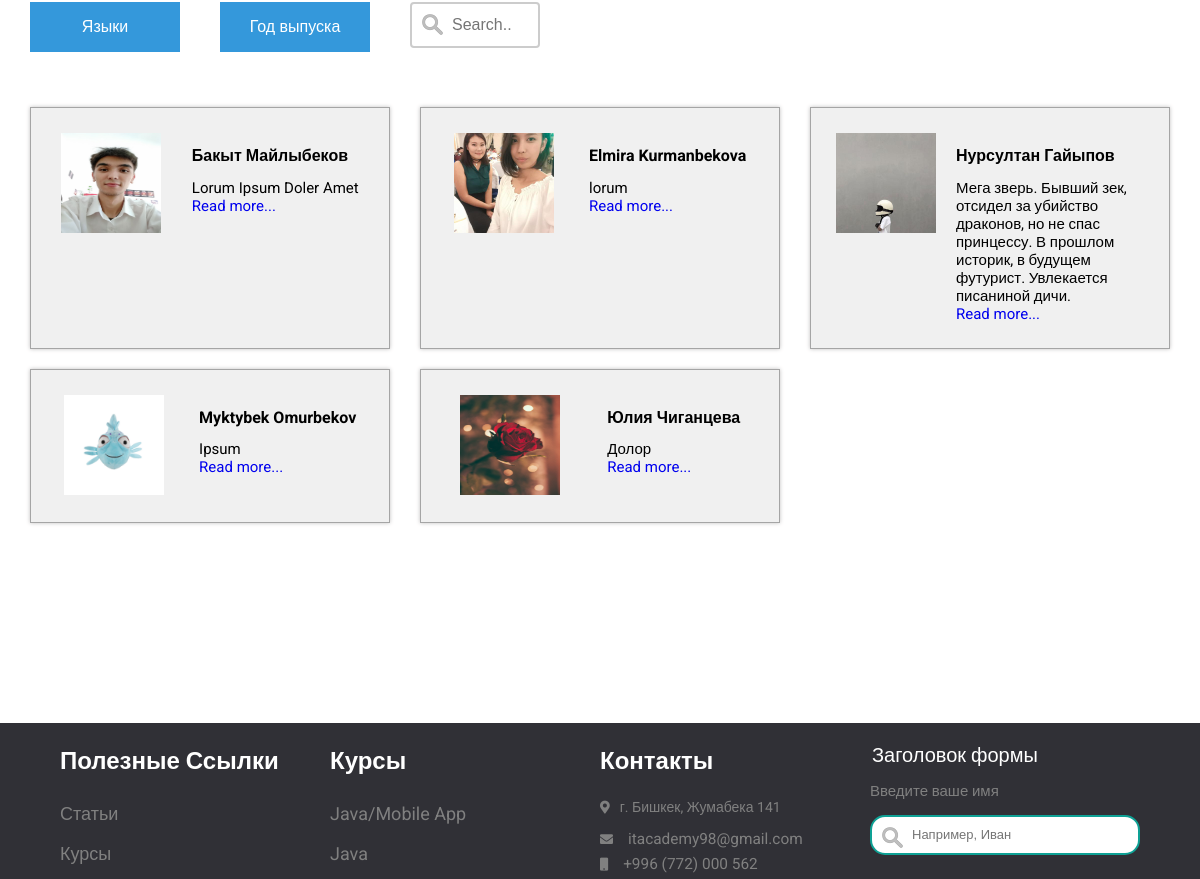
Page /languages/alumni/ (middle part) on the earlier database version.
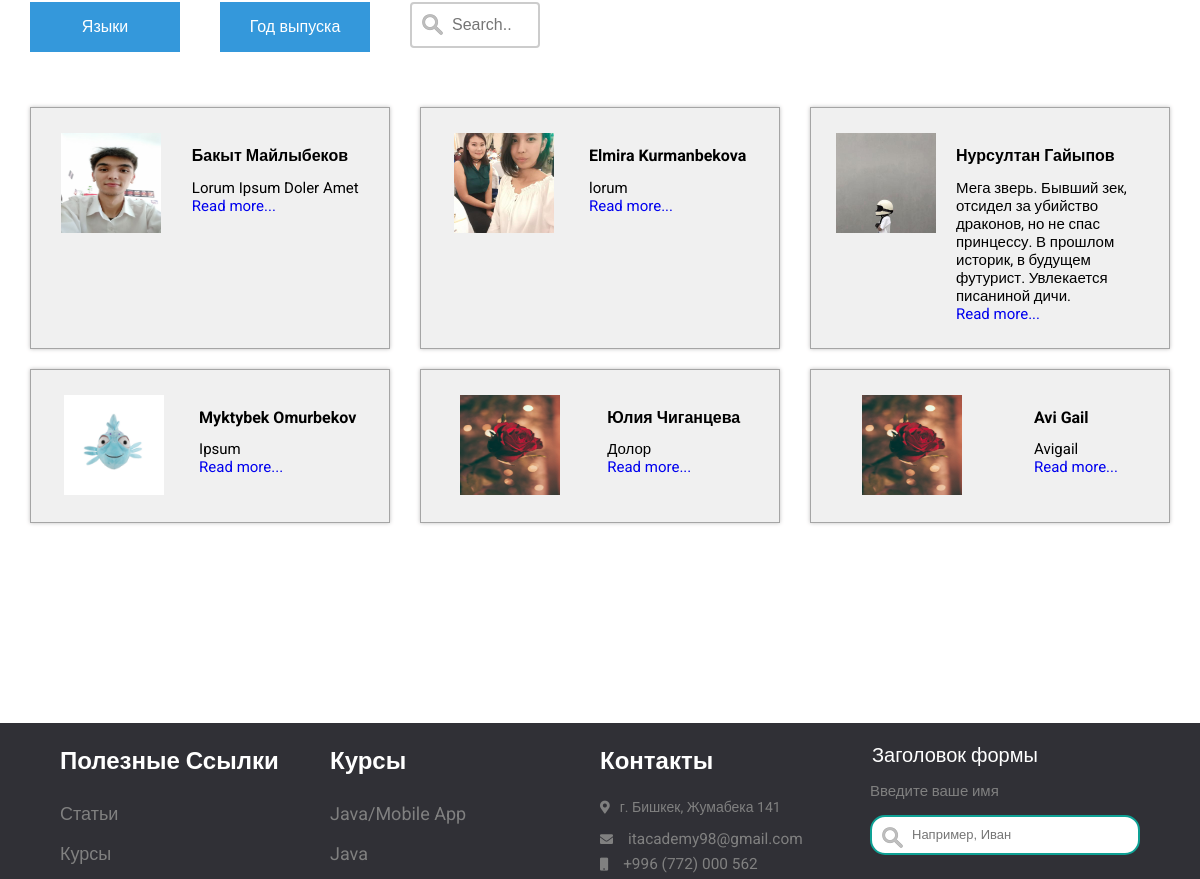
Same page on the later database version.
### kssdasite/models.py (models this page shows, shortened)
class Alumni(models.Model):
	class Meta:
		verbose_name_plural = 'Alumni'
	first_name = models.CharField(max_length=50)
	last_name = models.CharField(max_length=50)
	description = models.TextField(blank=True, null=True)
	email = models.EmailField(max_length=50, blank=True, null=True)
	github_link = models.URLField(blank=True, null=True)
	phone_number = models.CharField(max_length=32, blank=True, null=True)
	picture = models.ImageField(upload_to=upload_location, max_length=255, blank=True, null=True)
	cv = models.FileField(upload_to=upload_location)
	language = models.ForeignKey(Language, on_delete=models.CASCADE)

### kssdasite/views.py (the view)
# urls.py: path('languages/alumni/', views.alumni, name='Alumni'),
def alumni(request):
    alumnis = Alumni.objects.all()
    return render(request, 'kssdasite/alumni.html', {'alumnis': alumnis})

### kssdasite/templates/kssdasite/alumni.html (shortened to what this page needs)
{% load static %}
<!DOCTYPE html>
<html lang="ru">
<head>
	<link rel="stylesheet" type="text/css" href="{% static 'kssdasite/Front2/css/all-styles.css'%}">
	<link rel="stylesheet" type="text/css" href="{% static 'kssdasite/Front2/css/header-style.css'%}">
	<link rel="stylesheet" type="text/css" href="{% static 'kssdasite/Front2/css/body-style-stud.css'%}">
	<link rel="stylesheet" type="text/css" href="{% static 'kssdasite/Front2/css/footer-style.css'%}">
	<link rel="stylesheet" type="text/css" href="{% static 'kssdasite/Front2/css/font-awesome/css/all.min.css'%}">
</head>
<body>
	<div class="wrapper">
		<div class="filter-list">
			<div class="langDropdown">
				<button onclick="langShow()" id="lang-btn" class="dropbtn">Языки</button>
			</div>
			<div class="yearDropdown">
				<button onclick="yearShow()" id="lang-btn" class="dropbtnYear">Год выпуска</button>
			</div>
			<form>
				<input type="text" name="search" placeholder="Search..">
			</form>
		</div>
		<div class="students">
			{% for alumni in alumnis %}
			<div class="student">
				<div class="stud-avatar">
					<img src="{{ alumni.picture.url }}" alt="">
				</div>
				<div class="stud-info">
					<h2>{{ alumni.first_name }} {{ alumni.last_name }}</h2>
					<section>{{ alumni.description }}</section>
					<a href="alumnus/">Read more...</a>
				</div>
			</div>
			{% endfor %}
		</div>
	</div>
	<div class="sixth-bock">
		<div class="footer">
			<div class="footer-link f-link">
				<h3>Полезные Ссылки</h3>
				<ul>
					<li><a href=""> Статьи</a></li>
					<li><a href=""> Курсы</a></li>
					<li><a href=""> Проекты</a></li>
				</ul>
			</div>
			<div class="footer-courses f-link">
				<h3>Курсы</h3>
				<ul>
					<li><a href=""> Java/Mobile App</a></li>
					<li><a href=""> Java</a></li>
					<li><a href=""> Php</a></li>
				</ul>
			</div>
			<div class="footer-contacts f-link">
				<h3>Контакты</h3>
				<div class="text-footer-contacts bish">
					<ul>
						<li><span><i class="fas fa-map-marker-alt"></i></span></i>г. Бишкек, Жумабека 141</li>
						<li><span><i class="fas fa-envelope"></i></span><a href="mailto:itacademy98@gmail.com">itacademy98@gmail.com</a></li>
					<li><span><i class="fas fa-mobile"></i></span><a href="tel:+996772000562">+996 (772) 000 562</a></li>
					</ul>
				</div>
		</div>
		<div class="conteiner-feedback f-link">
			  <div class="blank-feedback">
				  <form action="feedback.php" method="POST">
					  <legend>Заголовок формы</legend>
					  <div class="form-group">
						  <label for="">Введите ваше имя</label>
						  <input type="text" class="form-control" id="" name="user_name" placeholder="Например, Иван">
					  </div>
				  </form>
			  </div>
		  </div>
		</div>
	</div>
</body>
</html>

Differences in the rows shown:
added Alumni: picture (picture), first_name "Avi", last_name "Gail", description "Avigail"
